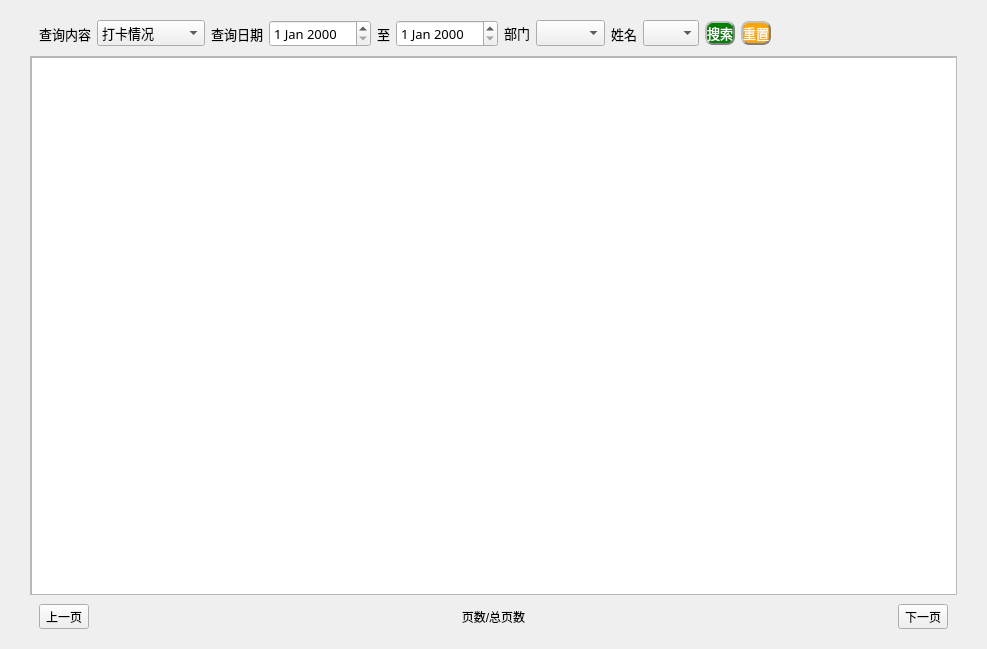
<?xml version="1.0" encoding="UTF-8"?>
<ui version="4.0">
 <class>Form</class>
 <widget class="QWidget" name="Form">
  <property name="geometry">
   <rect>
    <x>0</x>
    <y>0</y>
    <width>987</width>
    <height>649</height>
   </rect>
  </property>
  <property name="windowTitle">
   <string>Form</string>
  </property>
  <layout class="QGridLayout" name="gridLayout_3">
   <item row="0" column="0">
    <layout class="QHBoxLayout" name="horizontalLayout">
     <item>
      <widget class="QWidget" name="widget" native="true">
       <layout class="QGridLayout" name="gridLayout_2">
        <property name="topMargin">
         <number>0</number>
        </property>
        <property name="bottomMargin">
         <number>0</number>
        </property>
        <item row="0" column="1">
         <layout class="QVBoxLayout" name="verticalLayout">
          <property name="spacing">
           <number>0</number>
          </property>
          <property name="leftMargin">
           <number>10</number>
          </property>
          <property name="topMargin">
           <number>0</number>
          </property>
          <property name="rightMargin">
           <number>10</number>
          </property>
          <property name="bottomMargin">
           <number>0</number>
          </property>
          <item>
           <widget class="QWidget" name="widget_2" native="true">
            <property name="sizePolicy">
             <sizepolicy hsizetype="Fixed" vsizetype="Fixed">
              <horstretch>0</horstretch>
              <verstretch>0</verstretch>
             </sizepolicy>
            </property>
            <property name="font">
             <font>
              <family>黑体</family>
              <pointsize>10</pointsize>
             </font>
            </property>
            <layout class="QGridLayout" name="gridLayout">
             <item row="5" column="12">
              <widget class="QPushButton" name="pushButton">
               <property name="font">
                <font>
                 <family>黑体</family>
                 <pointsize>10</pointsize>
                </font>
               </property>
               <property name="styleSheet">
                <string notr="true">QPushButton{
	background-color:green;
	color:white;
	border-radius:8px;
	border:2px groove gray;
	border-style:outset;
}</string>
               </property>
               <property name="text">
                <string>搜索</string>
               </property>
               <property name="checkable">
                <bool>true</bool>
               </property>
              </widget>
             </item>
             <item row="5" column="6">
              <widget class="QLabel" name="label_6">
               <property name="text">
                <string>至</string>
               </property>
              </widget>
             </item>
             <item row="5" column="5">
              <widget class="QDateEdit" name="dateEdit"/>
             </item>
             <item row="5" column="8">
              <widget class="QLabel" name="label">
               <property name="sizePolicy">
                <sizepolicy hsizetype="Fixed" vsizetype="Fixed">
                 <horstretch>0</horstretch>
                 <verstretch>0</verstretch>
                </sizepolicy>
               </property>
               <property name="text">
                <string>部门</string>
               </property>
              </widget>
             </item>
             <item row="5" column="13">
              <widget class="QPushButton" name="pushButton_2">
               <property name="font">
                <font>
                 <family>黑体</family>
                 <pointsize>10</pointsize>
                </font>
               </property>
               <property name="styleSheet">
                <string notr="true">QPushButton{
	background-color:orange;
	color:white;
	border-radius:8px;
	border:2px groove gray;
	border-style:outset;
}</string>
               </property>
               <property name="text">
                <string>重置</string>
               </property>
               <property name="checkable">
                <bool>true</bool>
               </property>
              </widget>
             </item>
             <item row="5" column="3">
              <widget class="QComboBox" name="comboBox">
               <item>
                <property name="text">
                 <string>打卡情况</string>
                </property>
               </item>
               <item>
                <property name="text">
                 <string>迟到情况</string>
                </property>
               </item>
               <item>
                <property name="text">
                 <string>已打卡情况</string>
                </property>
               </item>
               <item>
                <property name="text">
                 <string>缺勤情况</string>
                </property>
               </item>
               <item>
                <property name="text">
                 <string>工资扣除数额</string>
                </property>
               </item>
              </widget>
             </item>
             <item row="5" column="2">
              <widget class="QLabel" name="label_3">
               <property name="text">
                <string>查询内容</string>
               </property>
              </widget>
             </item>
             <item row="5" column="9">
              <widget class="QComboBox" name="comboBox_2">
               <item>
                <property name="text">
                 <string/>
                </property>
               </item>
               <item>
                <property name="text">
                 <string>财务部</string>
                </property>
               </item>
               <item>
                <property name="text">
                 <string>后勤部</string>
                </property>
               </item>
               <item>
                <property name="text">
                 <string>运营部</string>
                </property>
               </item>
               <item>
                <property name="text">
                 <string>技术部</string>
                </property>
               </item>
              </widget>
             </item>
             <item row="5" column="7">
              <widget class="QDateEdit" name="dateEdit_2"/>
             </item>
             <item row="5" column="11">
              <widget class="QComboBox" name="comboBox_3">
               <item>
                <property name="text">
                 <string/>
                </property>
               </item>
               <item>
                <property name="text">
                 <string>张三</string>
                </property>
               </item>
               <item>
                <property name="text">
                 <string>李四</string>
                </property>
               </item>
               <item>
                <property name="text">
                 <string>王五</string>
                </property>
               </item>
              </widget>
             </item>
             <item row="5" column="10">
              <widget class="QLabel" name="label_5">
               <property name="text">
                <string>姓名</string>
               </property>
              </widget>
             </item>
             <item row="5" column="4">
              <widget class="QLabel" name="label_2">
               <property name="text">
                <string>查询日期</string>
               </property>
              </widget>
             </item>
            </layout>
           </widget>
          </item>
          <item>
           <widget class="QScrollArea" name="scrollArea">
            <property name="widgetResizable">
             <bool>true</bool>
            </property>
            <widget class="QWidget" name="scrollAreaWidgetContents">
             <property name="geometry">
              <rect>
               <x>0</x>
               <y>0</y>
               <width>927</width>
               <height>545</height>
              </rect>
             </property>
             <widget class="QTableWidget" name="tableWidget">
              <property name="geometry">
               <rect>
                <x>0</x>
                <y>0</y>
                <width>961</width>
                <height>551</height>
               </rect>
              </property>
             </widget>
            </widget>
           </widget>
          </item>
          <item>
           <widget class="QWidget" name="widget_4" native="true">
            <layout class="QGridLayout" name="gridLayout_5">
             <item row="1" column="1">
              <widget class="QLabel" name="label_4">
               <property name="layoutDirection">
                <enum>Qt::LeftToRight</enum>
               </property>
               <property name="text">
                <string>页数/总页数</string>
               </property>
               <property name="scaledContents">
                <bool>false</bool>
               </property>
               <property name="alignment">
                <set>Qt::AlignCenter</set>
               </property>
              </widget>
             </item>
             <item row="1" column="2">
              <widget class="QToolButton" name="toolButton">
               <property name="text">
                <string>下一页</string>
               </property>
              </widget>
             </item>
             <item row="1" column="0">
              <widget class="QToolButton" name="toolButton_2">
               <property name="text">
                <string>上一页</string>
               </property>
              </widget>
             </item>
            </layout>
           </widget>
          </item>
         </layout>
        </item>
       </layout>
      </widget>
     </item>
    </layout>
   </item>
  </layout>
 </widget>
 <resources/>
 <connections/>
</ui>
